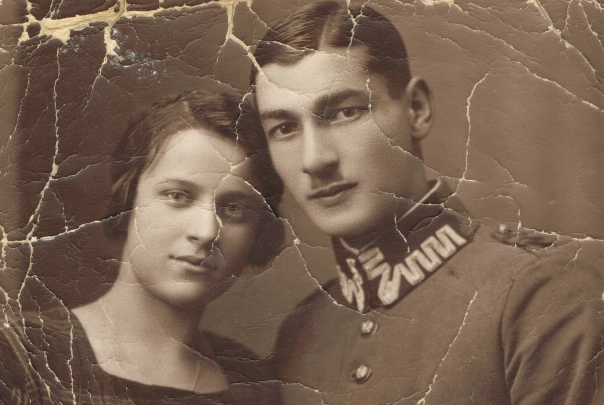
#> input picture damaged.jpg, 1207 x 810 px (shown at 1/2 size)
$ jupyter execute Impainting.ipynb
#> lines starting #> are read from the running program, lines starting #| are printed output that depends on the picture; after the words box and inside, x2 and y2 are one past the last pixel; in counts of white or black regions, pixels touching at a corner belong together
## Importing the libraries

[cell 1]
import cv2
import numpy as np
from matplotlib import pyplot as plt

## Function for Visualizing the images

[cell 2]
def imshow(title = "Image", image = None, size = 10):
    w, h = image.shape[0], image.shape[1]
    aspect_ratio = w/h
    plt.figure(figsize=(size * aspect_ratio,size))
    plt.imshow(cv2.cvtColor(image, cv2.COLOR_BGR2RGB))
    plt.title(title)
    plt.show()

## Loading our damaged images

[cell 3]
image = cv2.imread('damaged.jpg')
#> image is the input picture: shape (810, 1207, 3); mean B, G, R 82.5, 99.4, 122.1
imshow('Original Damaged Photo', image)

## Loaded Image with Damage Marks

[cell 4]
marked_damages = cv2.imread('mask.jpg', 0)
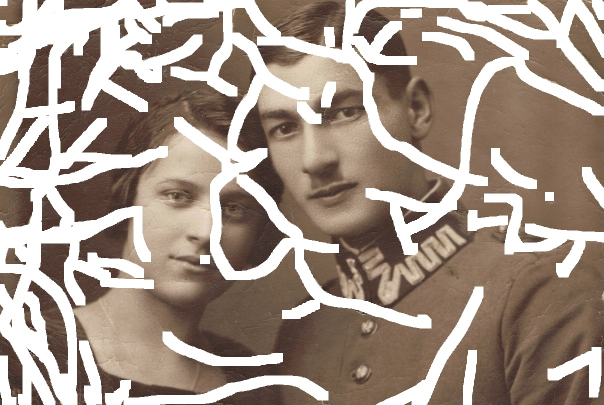
#> input picture mask.jpg, 1207 x 810 px (shown at 1/2 size)
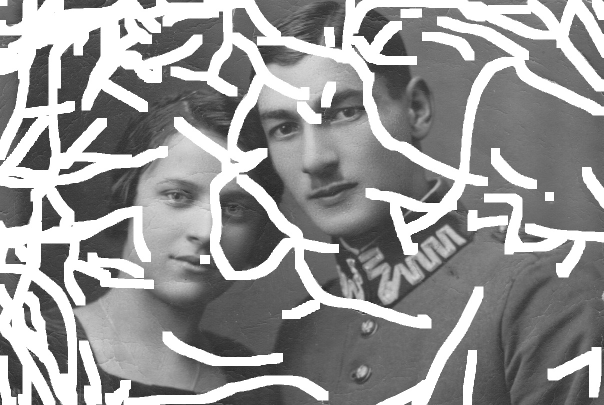
#> marked_damages: shape (810, 1207) (shown at 1/2 size); min 19, max 255, mean 150.8
imshow('Marked Damages', marked_damages)

## Thresholding

[cell 5]
ret, thresh1 = cv2.threshold(marked_damages, 254, 255, cv2.THRESH_BINARY)
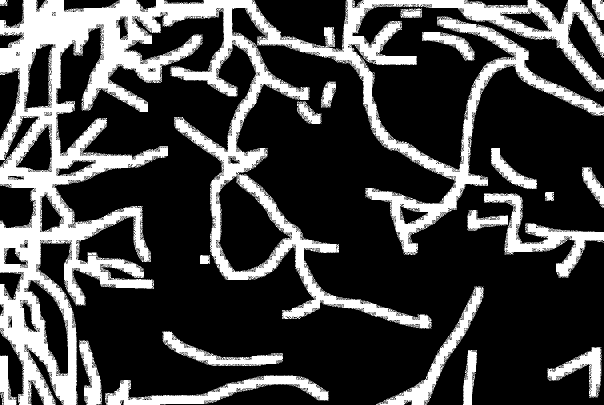
#> thresh1: shape (810, 1207) (shown at 1/2 size); 26.5% white; 90 white regions (70 under 20 px), largest, box (x1, y1, x2, y2) and area: (0, 0, 1207, 810) 207073, (968, 387, 1207, 555) 9470, (210, 751, 657, 810) 8949
imshow('Threshold Binary', thresh1)

## Dilation

[cell 6]
kernel = np.ones((7,7), np.uint8)
mask = cv2.dilate(thresh1, kernel, iterations = 1)
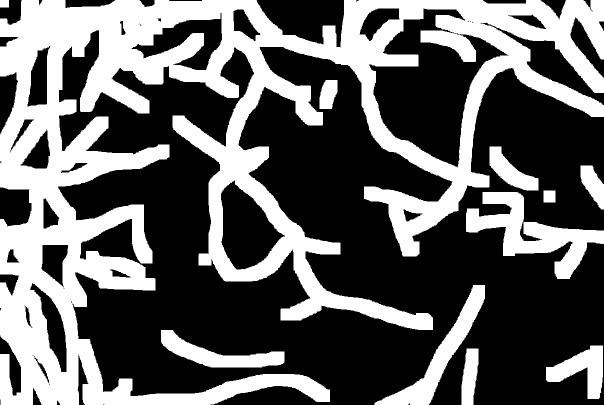
#> mask: shape (810, 1207) (shown at 1/2 size); 38.5% white; 11 white regions, largest, box (x1, y1, x2, y2) and area: (0, 0, 1207, 810) 324252, (932, 384, 1207, 558) 17005, (749, 570, 970, 810) 10571
imshow('Dilated Mask', mask)
cv2.imwrite("images/abraham_mask.png", mask)
#> Out = True

## Using inPaint function

[cell 7]
restored = cv2.inpaint(image, mask, 3, cv2.INPAINT_TELEA)
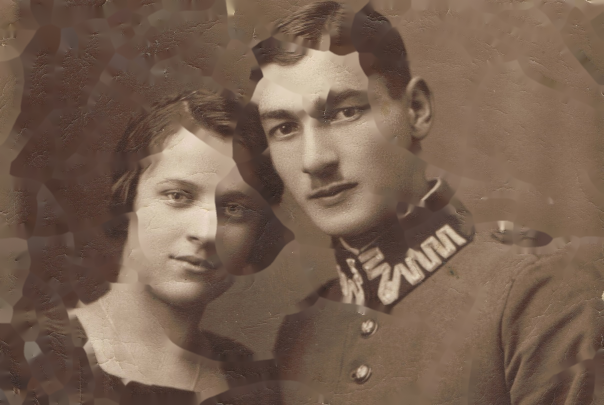
#> restored: shape (810, 1207, 3) (shown at 1/2 size); mean B, G, R 80.6, 96.9, 119.9

## Visualizing the restored image

[cell 8]
imshow('Restored', restored)

cv2.imwrite("restored.jpg",restored)
cv2.imwrite("original.jpg",image)
#> Out = True
